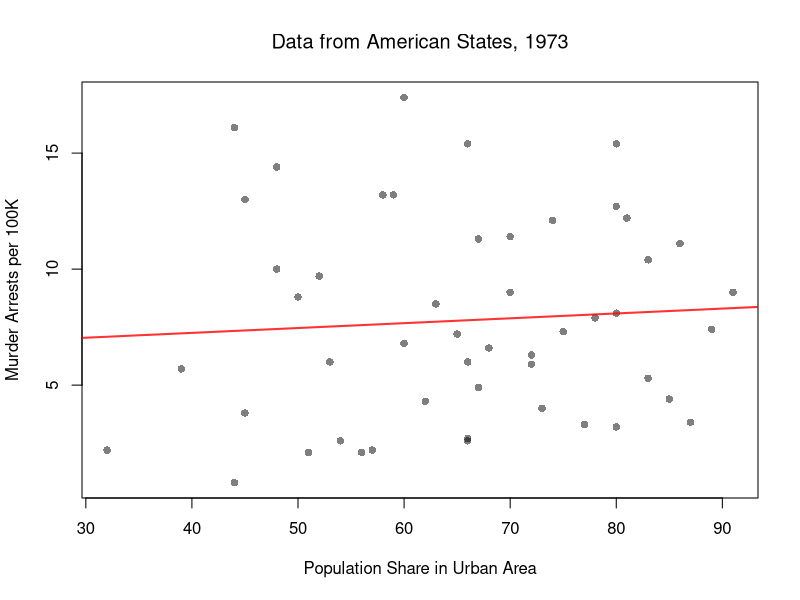

The R script that drew this image: (Note: this script raises an error after producing the figure.)
## ---- chunk 1
# Hidden seed so every render draws the same random numbers
set.seed(1)
## ---- chunk 2
# Pull two columns from USArrests and rename for compact code below
xy2_hat <- USArrests[, c('UrbanPop', 'Murder')]
colnames(xy2_hat) <- c('x_hat', 'y_hat') # x_hat=urban population share, y_hat=murder arrests per 100K

# Scatter the data
plot(y_hat ~ x_hat, xy2_hat, col=grey(0, .5), pch=16,
    main=NA,
    xlab='Population Share in Urban Area',
    ylab='Murder Arrests per 100K')
title('Data from American States, 1973', font.main=1)


# Fit the line via OLS and overlay it on the scatter
reg <- lm(y_hat ~ x_hat, data=xy2_hat)
abline(reg, col=rgb(1, 0, 0, .8), lwd=2)
## ---- chunk 3
## MAIN EXAMPLE
# Lab data: 3294 US workers, with hourly wages in 1980 dollars
# Pull two columns from Wages1 and rename for compact code below
data(Wages1, package='Ecdat')
xy_hat <- Wages1[, c('school', 'wage')]
colnames(xy_hat) <- c('x_hat', 'y_hat') # x_hat=years of schooling, y_hat=hourly wage

# Run a Simple Regression
reg <- lm(y_hat ~ x_hat, data=xy_hat)
coef(reg)
# The intercept of about -0.72 is a negative hourly wage.

# Manual verification
x_hat <- xy_hat[, 'x_hat']
y_hat <- xy_hat[, 'y_hat']
b1 <- cov( x_hat, y_hat)/var(x_hat)
b1
b0 <- mean(y_hat) - b1*mean(x_hat)
b0
## ---- chunk 4
# Slope
coef(reg)[2]
# Pearson Correlation
cor(xy_hat$x_hat, xy_hat$y_hat)
# Slope from correlation: R_{XY} * S_Y / S_X
cor(xy_hat$x_hat, xy_hat$y_hat) * sd(xy_hat$y_hat)/sd(xy_hat$x_hat)
## ---- chunk 5
# Scatter the data
plot(y_hat ~ x_hat, xy_hat, col=grey(0, .1), pch=16,
    main=NA,
    xlab='Years of Schooling',
    ylab='Hourly Wage (1980 Dollars)')
title('Data from American Workers', font.main=1)

# overlay predictions on the scatter
abline(reg, col=rgb(1, 0, 0, .8), lwd=2)
## ---- chunk 6
# The intercept from above, about -0.72, is a negative hourly wage.
# Range of schooling in the sample
range(x_hat)
# No worker in the sample has fewer than 3 years of schooling.
# So the prediction at zero years is far away from the observations.
# The intercept is not a good guess for the wage of a worker with no schooling.

# Predictions at the lowest and highest observed years of schooling
predict(reg, newdata=data.frame(x_hat=range(x_hat)))
# Over the observed range of 3 to 16 years, every prediction is positive.
## ---- chunk 7
## Data
xy0_hat <- data.frame(
    x_hat=c(1, 2, 3),
    y_hat=c(2, 2.5, 4))

## Simple Linear Regression
reg0 <- lm(y_hat ~ x_hat, data=xy0_hat)
coef(reg0)

## Sample Predictions
predict(reg0)
resid(reg0)

## Out-of-Sample predictions
predict(reg0, newdata=data.frame(x_hat=c(2.5)))
## ---- chunk 8
# Regress on a constant only: '~ 1' means an intercept and no slope
reg_const <- lm(y_hat ~ 1, data=xy_hat)
coef(reg_const)

# Same as the sample mean
mean(xy_hat[, 'y_hat'])
## ---- chunk 9
# Regress without an intercept: '0 +' drops b0 from the model
reg_origin <- lm(y_hat ~ 0 + x_hat, data=xy_hat)
coef(reg_origin)
# The unrestricted line already has an intercept near zero, about -0.72.
# So pinning the line to the origin changes its slope only a little.
# The slope moves from about 0.56 to about 0.50.

# Manual verification
sum(x_hat*y_hat)/sum(x_hat^2)

# Scatter with the axes extended to the origin, then add all three fitted lines
plot(y_hat ~ x_hat, xy_hat, col=grey(0, .1), pch=16,
    xlim=c(0, max(x_hat)), ylim=c(0, max(y_hat)),
    main=NA,
    xlab='Years of Schooling',
    ylab='Hourly Wage (1980 Dollars)')
abline(reg, col=rgb(1, 0, 0, .8), lwd=2)
abline(reg_origin, col=rgb(1, 0, 0, .8), lwd=2, lty=2)
abline(h=coef(reg_const), col=rgb(0, 0, 1, .8), lwd=2)
legend('topleft', legend=c('Unrestricted', 'Through origin', 'Constant'),
    col=c(rgb(1, 0, 0, .8), rgb(1, 0, 0, .8), rgb(0, 0, 1, .8)),
    lwd=2, lty=c(1, 2, 1), bty='n')
## ---- chunk 10
## MAIN EXAMPLE
# Manually Compute R2
e_hat <- resid(reg)
mse_hat  <- mean(e_hat^2)
y_hat <- xy_hat[, 'y_hat']
v_hat  <- mean((y_hat-mean(y_hat))^2)
R2 <- 1 - mse_hat/v_hat
R2

# Check R2
summary(reg)$r.squared

# Double Check R2
R <- cor(xy_hat[, 'y_hat'], predict(reg))
R^2
## ---- chunk 11
# Compute R2
e0_hat <- resid(reg0)
RSS0  <- sum(e0_hat^2)
y0_hat <- xy0_hat[, 'y_hat']
TSS0  <- sum((y0_hat-mean(y0_hat))^2)
R2_0 <- 1 - RSS0/TSS0
R2_0

# compare with our calculation: 12/13
12/13

# compare with our intuitive benchmark: squared correlation of actuals and fitted values
cor(y0_hat, predict(reg0))^2
## ---- chunk 12
## MAIN EXAMPLE
# Leave-one-out errors for the line
n <- nrow(xy_hat)
loo_errors <- rep(NA, n)
for(i in seq_len(n)){
    xy_i <- xy_hat[-i, ] # drop worker i
    reg_i <- lm(y_hat ~ x_hat, data=xy_i)
    # Predict worker i from the fit without worker i
    y_pred_i <- predict(reg_i, newdata=xy_hat[i, ])
    loo_errors[i] <- xy_hat[i, 'y_hat'] - y_pred_i
}

# CV
cv_hat <- mean(loo_errors^2)
cv_hat
# The line's CV of about 9.84 is just above its MSE of about 9.83.
# It predicts held-out workers only slightly worse than those it was fit to.
## ---- chunk 13
# Leave-one-out errors for the mean
loo_errors_mean <- rep(NA, n)
for(i in seq_len(n)){
    xy_i <- xy_hat[-i, ] # drop worker i
    # Compare worker i with the mean of the other workers
    loo_errors_mean[i] <- xy_hat[i, 'y_hat'] - mean(xy_i[, 'y_hat'])
}

# Leave-one-out version of the variance
v_cv_hat <- mean(loo_errors_mean^2)
v_cv_hat
# The line's CV of about 9.84 is below this value of about 10.69.

# Out-of-sample R-squared
r2_cv <- 1 - cv_hat/v_cv_hat
# Correlation of the observations and the held-out predictions, then its square
r_cv <- cor(xy_hat[, 'y_hat'], xy_hat[, 'y_hat'] - loo_errors)
r2_gen_cv <- r_cv^2
c(R2=R2, R2_CV=r2_cv, r_CV=r_cv, R2_gen_CV=r2_gen_cv)
# R2_CV is positive, about 0.079, since CV is below the leave-one-out variance.
# Out of sample, the line predicts wages better than the other workers' mean.
# With 3294 workers, dropping one barely moves the line.
# So R2_CV is close to the in-sample R2 of about 0.080.
# The squared correlation of about 0.079 is close to both.
# The correlation itself is positive, about 0.28.
## ---- chunk 14
# Leave-one-out prediction errors for the constant model
loo_errors_const <- rep(NA, n)
for(i in seq_len(n)){
    xy_i <- xy_hat[-i, ] # drop worker i
    reg_const_i <- lm(y_hat ~ 1, data=xy_i)
    # Predict worker i from the fit without worker i
    y_pred_i <- predict(reg_const_i, newdata=xy_hat[i, ])
    loo_errors_const[i] <- xy_hat[i, 'y_hat'] - y_pred_i
}
cv_const_hat <- mean(loo_errors_const^2)
r2_cv_const <- 1 - cv_const_hat/v_cv_hat

# In-sample and out-of-sample fit of both models
fit_compare <- rbind(
    Line=c(MSE=mse_hat, CV=cv_hat, R2=R2, R2_CV=r2_cv),
    Constant=c(MSE=mean(resid(reg_const)^2), CV=cv_const_hat,
        R2=summary(reg_const)$r.squared, R2_CV=r2_cv_const))
round(fit_compare, 3)
# The line fits better in sample, and the order holds out of sample.
# The line's CV is about 9.84, while the constant model's is about 10.69.
# Schooling explains enough of the variation in wages.
# So estimating a slope removes more error from predictions than its noise adds.
## ---- chunk 15
xy2_hat <- USArrests[, c('UrbanPop', 'Murder')]
colnames(xy2_hat) <- c('x_hat', 'y_hat') # x_hat=urban population share, y_hat=murder arrests per 100K
reg_usa <- lm(y_hat ~ x_hat, data=xy2_hat)

# Leave-one-out errors for the line and for the mean
n_usa <- nrow(xy2_hat)
loo_errors_usa <- rep(NA, n_usa)
loo_errors_mean_usa <- rep(NA, n_usa)
for(i in seq_len(n_usa)){
    xy2_i <- xy2_hat[-i, ] # drop state i
    reg_usa_i <- lm(y_hat ~ x_hat, data=xy2_i)
    # Predict state i from the fit without state i
    y_pred_i <- predict(reg_usa_i, newdata=xy2_hat[i, ])
    loo_errors_usa[i] <- xy2_hat[i, 'y_hat'] - y_pred_i
    # Compare state i with the mean of the other states
    loo_errors_mean_usa[i] <- xy2_hat[i, 'y_hat'] - mean(xy2_i[, 'y_hat'])
}

# In-sample error, CV, and the leave-one-out version of the variance
cv_usa_hat <- mean(loo_errors_usa^2)
v_cv_usa_hat <- mean(loo_errors_mean_usa^2)
c(MSE=mean(resid(reg_usa)^2), CV=cv_usa_hat, v_CV=v_cv_usa_hat)
# The line's CV of about 20.1 is above its MSE of about 18.5.
# It predicts held-out states worse than the states it was fit to.
# Its CV is also above the leave-one-out variance of about 19.4.
# That variance is the constant model's CV, so we would choose it over the line.

# In-sample and out-of-sample fit
r_cv_usa <- cor(xy2_hat[, 'y_hat'], xy2_hat[, 'y_hat'] - loo_errors_usa)
c(R2=summary(reg_usa)$r.squared, R2_CV=1 - cv_usa_hat/v_cv_usa_hat, r_CV=r_cv_usa, R2_gen_CV=r_cv_usa^2)
# R2_CV is negative, about -0.04.
# Out of sample, the line predicts worse than the mean of the other states.
# Urbanization explains very little of the variation in murder arrests.
# So estimating a slope adds more noise to the predictions than it removes.
# The squared correlation of about 0.22 looks better than the R2 of about 0.005.
# That is only because squaring hides the sign of the correlation, about -0.47.
# Dropping a state with a high murder arrest rate lowers its prediction.
# So the held-out predictions tend to move against the observations.
## ---- chunk 16
## MAIN EXAMPLE
# Original OLS coefficient
slope <-  coef(reg)[2]

# Number of observations
n <- nrow(xy_hat)

# Bootstrap Sampling Distribution
boot_coefs <- rep(NA, 399)
for(i in seq_along(boot_coefs)){
    b_id <- sample(n, replace=TRUE)
    xy_boot <- xy_hat[b_id, ]
    reg_b <- lm(y_hat ~ x_hat, data=xy_boot)
    slope_b <- coef(reg_b)[2]
    boot_coefs[i] <- slope_b
}

# Plot Bootstrap Sampling Distribution
# + Percentile CI
hist(boot_coefs, breaks=25,
    main=NA, border=NA,
    freq=FALSE,
    xlab=expression(hat(b)[1]))
title('Bootstrap Distribution with 95% CIs', font.main=1)
boot_ci_percentile <- quantile(boot_coefs, probs=c(.025, .975))
abline(v=boot_ci_percentile, col=rgb(0, 0, 0, .8), lwd=2)
## ---- chunk 17
# Jackknife Sampling Distribution for OLS Coefficient
jack_coefs <- rep(NA, n)
for(i in seq_along(jack_coefs)){
    xy_i <- xy_hat[-i, ]
    reg_i <- lm(y_hat ~ x_hat, data=xy_i)
    slope_i <- coef(reg_i)[2]
    jack_coefs[i] <- slope_i
}
jack_se <- sqrt((n - 1)/n * sum((jack_coefs - mean(jack_coefs))^2))

# Plot Estimated Sampling Distribution
# Grid spans four jackknife SEs on either side of the estimate
x <- seq(slope - 4*jack_se, slope + 4*jack_se, length.out=500)
fx <- dnorm(x, mean(jack_coefs), jack_se)
plot(x, fx, type='l', bty='n', col=rgb(0, 0, 1, .8),
    xlab=expression(hat(b)[1]))
title('Normal Approx. with 95% CIs', font.main=1)

# Normal Approx Confidence Interval
jack_ci_normal <- qnorm(c(.025, .975), slope, jack_se)
abline(v=jack_ci_normal, col=rgb(0, 0, 0, .8), lwd=2, lty=2)

# Bootstrap Quantiles
abline(v=boot_ci_percentile, col=rgb(0, 0, 0, .8), lwd=2)
legend('topright', lty=c(1, 2), lwd=2, col=rgb(0, 0, 0, .8), bty='n', cex=.75,
    title='Confidence Interval',
    legend=c('Bootstrap Percentile', 'Normal Approx.'))
## ---- chunk 18
# Bootstrap distribution of the slope from above, with zero added to the plot
hist(boot_coefs, breaks=25,
    main=NA, border=NA, freq=FALSE,
    xlab=expression(hat(b)[1]),
    xlim=range(c(0, boot_coefs)))
title('Bootstrap Distribution with 95% CI', font.main=1)
abline(v=boot_ci_percentile, col=rgb(0, 0, 0, .8), lwd=2)
abline(v=0, col=rgb(0, 0, 1, .8), lty=2)

# Does the 95% interval contain zero?
boot_ci_percentile
unname(boot_ci_percentile[1] <= 0 & boot_ci_percentile[2] >= 0)
# The interval does not contain 0.
# So a slope of zero is not consistent with the data at the 95% level.
## ---- chunk 19
## MAIN EXAMPLE
# Null Distribution for Reg Coef
null_coefs <-  rep(NA, 399)
for(b in seq_along(null_coefs)){
    # Permuted data
    xy_perm <- xy_hat
    xy_perm[, 'y_hat'] <- sample( xy_perm[, 'y_hat'], replace=FALSE) #Bootstrap: replace=T
    # Redo regression
    reg_b <- lm(y_hat ~ x_hat, data=xy_perm)
    null_coefs[b] <- coef(reg_b)[2]
}

# Null Distribution
hist(null_coefs, breaks=25,
    main=NA, border=NA, freq=FALSE,
    xlab=expression(hat(b)[1]),
    xlim=range(null_coefs, slope))
title('Null Distribution', font.main=1)
# Middle 95% of the permuted slopes
null_ci <- quantile(null_coefs, probs=c(.025, .975))
abline(v=null_ci, col=rgb(0, 0, 0, .8), lwd=2)
# Observed value
abline(v=slope, col=rgb(1, 0, 0, .8), lwd=2)
## ---- chunk 20
# Two Sided Test for P(|b1| >= |observed b1| | Null of b1=0)
F_hat <- ecdf(abs(null_coefs))
p_slope <- 1-F_hat(abs(slope))
p_slope
plot(F_hat, xlim=range(abs(null_coefs), abs(slope)),
    xlab=expression( abs(hat(b)[1]) ),
    main=NA)
title('Null Distribution', font.main=1)
abline(v=abs(slope), col=rgb(1, 0, 0, .8), lwd=2)
## ---- chunk 21
# Hard decision rule at the 5% level
if(p_slope < 0.05){
    'reject the null of no relationship'
} else {
    'fail to reject the null of no relationship'
}
## ---- chunk 22
xy2_hat <- USArrests[, c('UrbanPop', 'Murder')]
colnames(xy2_hat) <- c('x_hat', 'y_hat') # x_hat=urban population share, y_hat=murder arrests per 100K

# Regression and goodness of fit
reg_usa <- lm(y_hat ~ x_hat, data=xy2_hat)
coef(reg_usa)
# Each extra percentage point of urban population goes with more murder arrests.
# The difference is about 0.02 arrests per 100K, on average.
summary(reg_usa)$r.squared
# R-squared of about 0.005 is close to zero.
# Urbanization leaves nearly all of the variation in murder arrests unexplained.

# Bootstrap percentile CI for the slope
slope_usa <- coef(reg_usa)[2]
boot_coefs_usa <- rep(NA, 399)
for(b in seq_along(boot_coefs_usa)){
    b_id <- sample(nrow(xy2_hat), replace=TRUE)
    xy2_boot <- xy2_hat[b_id, ]
    reg_usa_b <- lm(y_hat ~ x_hat, data=xy2_boot)
    boot_coefs_usa[b] <- coef(reg_usa_b)[2]
}
quantile(boot_coefs_usa, probs=c(.025, .975))
# The bootstrap interval contains zero.

# Permutation p-value, using the slope as the statistic
null_coefs_usa <- rep(NA, 399)
for(b in seq_along(null_coefs_usa)){
    xy2_perm <- xy2_hat
    xy2_perm[, 'y_hat'] <- sample(xy2_perm[, 'y_hat'], replace=FALSE)
    reg_usa_b <- lm(y_hat ~ x_hat, data=xy2_perm)
    null_coefs_usa[b] <- coef(reg_usa_b)[2]
}
# Middle 95% of the permuted slopes
quantile(null_coefs_usa, probs=c(.025, .975))
# The observed slope is also inside the middle 95% of permuted slopes.
# That range runs from about -0.08 to 0.08.
F_usa_hat <- ecdf(abs(null_coefs_usa))
1-F_usa_hat(abs(slope_usa))
# The p-value is large, so we fail to reject the null of no relationship.
## ---- chunk 23
# Create t-stat with jackknife SE
t_hat <- slope/jack_se

# Null Distribution for t-stat
# This takes a minute or two: each permutation recomputes n jackknife slopes
null_t <-  rep(NA, 399)
for(b in seq_along(null_t)){
    # Permuted data
    xy_perm <- xy_hat
    xy_perm[, 'y_hat'] <- sample( xy_perm[, 'y_hat'], replace=FALSE)
    # Redo regression
    reg_b <- lm(y_hat ~ x_hat, data=xy_perm)
    slope_b <- coef(reg_b)[2]
    # Redo Jackknife SEs
    # Each slope is cov/var, which matches lm() and is much faster inside nested loops
    x_perm <- xy_perm[, 'x_hat']
    y_perm <- xy_perm[, 'y_hat']
    jack_coefs_b <- rep(NA, nrow(xy_perm))
    for(i in seq_along(jack_coefs_b)){
        jack_coefs_b[i] <- cov(x_perm[-i], y_perm[-i])/var(x_perm[-i])
    }
    n_b <- length(jack_coefs_b)
    jack_se_b <- sqrt((n_b - 1)/n_b * sum((jack_coefs_b - mean(jack_coefs_b))^2))
    # Redo t with Jackknife SE
    null_t[b] <- slope_b/jack_se_b
}

# Null Distribution
hist(null_t, breaks=25,
    main=NA, border=NA, freq=FALSE,
    xlab=expression(hat(t)),
    xlim=range(null_t, t_hat))
title('Null Distribution of t', font.main=1)
abline(v=quantile(null_t, probs=c(.025, .975)), col=rgb(0, 0, 0, .8), lwd=2)
abline(v=t_hat, col=rgb(1, 0, 0, .8), lwd=2)

# Two Sided Test for P(|t| >= |observed t| | Null of t=0), next to the slope version
F_t_hat <- ecdf(abs(null_t))
p_t <- 1-F_t_hat(abs(t_hat))
c(slope=p_slope, t=p_t)
# Both p-values are essentially zero.
# So both tests reject the null of no relationship between schooling and wages.
## ---- chunk 24
# Wage data: the slope's 95% bootstrap interval and p-value, then R-squared
boot_ci_percentile
p_slope
# The slope is estimated precisely.
# Its 95% bootstrap interval runs from about 0.50 to 0.62.
# Its p-value is essentially zero.
R2
# R-squared is only about 0.08.
# So the line leaves most of the variation in wages unexplained.
# Wages differ across workers for many reasons other than schooling.

# Wage data: CV of the line and of the constant model, then R2_CV
c(line=cv_hat, constant=v_cv_hat, R2_CV=r2_cv)
# The line has the lower CV, about 9.84 against 10.69, and R2_CV is positive.
# So we would choose the line to predict wages.
# That holds even though it leaves most of the variation unexplained.
## ---- chunk 25
# The p-value, from the permutation test above
p_slope
# With 3294 workers, the slope is estimated precisely.
# A slope of zero is not consistent with the data.

# Four more years of schooling, then the mean wage for scale
4*slope
mean(xy_hat[, 'y_hat'])
# Four more years go with about 2.23 dollars more per hour, on average.
# The mean wage is about 5.76 dollars.
## ---- chunk 26
# Standard deviation of the residuals and of wages
c(residuals=sqrt(mse_hat), wages=sqrt(v_hat))
# Residuals have a standard deviation of about 3.14 dollars, wages about 3.27.
# The line accounts for about 8% of the variation in wages.
# So schooling matters for the average wage.
# But workers with the same schooling still earn very different wages.
## ---- chunk 27
# Anscombe's Quartet 

par(mfrow=c(2, 2))
for(i in 1:4){
    x_hat <- anscombe[, paste0('x', i)]
    y_hat <- anscombe[, paste0('y', i)]
    plot(x_hat, y_hat, ylim=c(4, 13), xlim=c(4, 20),
        pch=16, col=grey(0, .6), main=NA,
        xlab=paste0('x', i), ylab=paste0('y', i))
    reg <- lm(y_hat ~ x_hat)
    # Slope, its p-value, and R-squared for the panel title
    b <- round(coef(reg)[2], 2)
    p <- round(summary(reg)$coefficients[2, 4], 4)
    r2 <- round(summary(reg)$r.squared, 2)
    abline(reg, col=rgb(1, 0, 0, .8), lwd=2)
    title(bquote(paste('Slope=', .(b), ', p=', .(p), ', ', R^2, '=', .(r2))), font.main=1)
}

## For an even better example, see `Datasaurus Dozen'
#browseURL(
#'https://bookdown.org/paul/applied-data-visualization/
#why-look-the-datasaurus-dozen.html')
